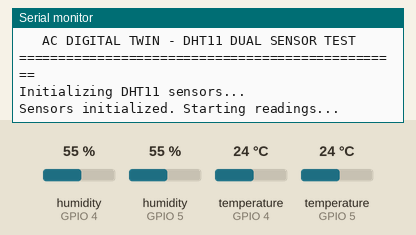
Bench run of a sketch on a simulated ESP32. On the bench: the last lines printed to the serial monitor. Inputs (shaded band) come from the test bench; at power-on: humidity (sensors on GPIO 4, GPIO 5) 55 %, temperature (sensors on GPIO 4, GPIO 5) 24 °C.

Above: at 2.2 s.
2.3 s: humidity (sensor on GPIO 4) set to 22 %
At 3.7 s:
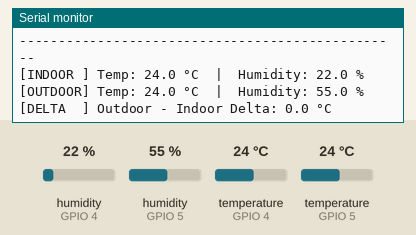
5.3 s: humidity (sensor on GPIO 5) set to 22 %
At 8.0 s:
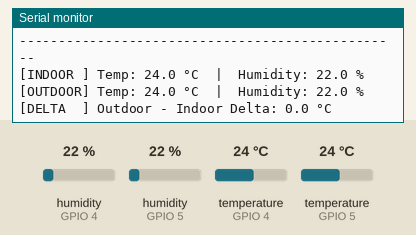
8.3 s: temperature (sensor on GPIO 4) set to 12 °C
At 10.6 s:
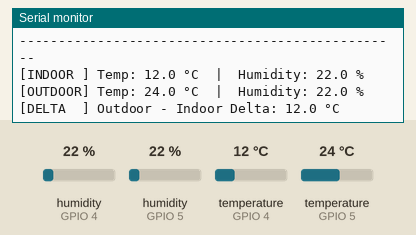
11.3 s: temperature (sensor on GPIO 5) set to 12 °C
At 14.0 s:
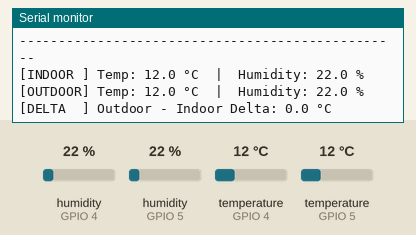
14.3 s: humidity (sensor on GPIO 4) set to 40 %
At 16.3 s:
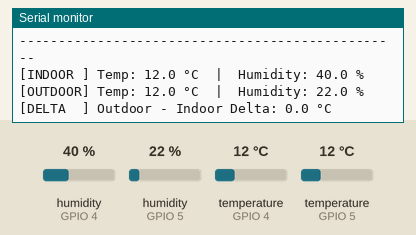
17.3 s: humidity (sensor on GPIO 5) set to 40 %
At 19.7 s:
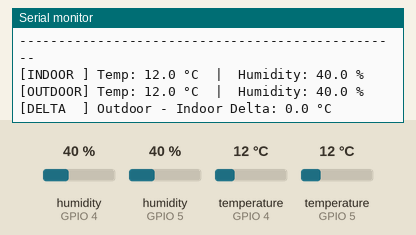
Timing chart, 0 to 21.2 s (numbered marks = the images above; inputs shaded):
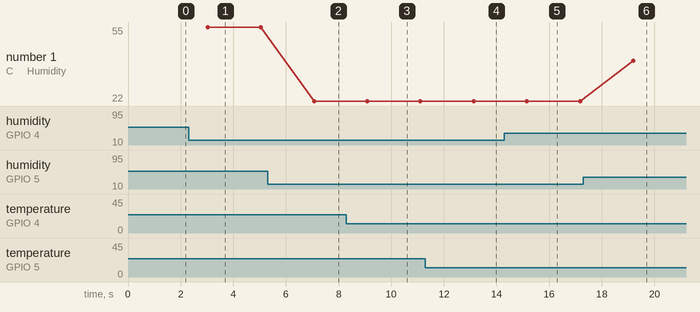

The sketch:

01_test_dht11.ino
```cpp
/*
 * =====================================================================================
 * PROJECT: Digital Twin for Predictive Maintenance of Air Conditioner
 * MODULE : Step 1.1 - DHT11 Dual Sensor Test (Indoor & Outdoor)
 * =====================================================================================
 * WIRING:
 *   DHT11 #1 (Indoor):
 *     - VCC  -> ESP32 3.3V (or 5V for module with built-in regulator)
 *     - GND  -> ESP32 GND
 *     - DATA -> ESP32 GPIO 4 (D4)
 *
 *   DHT11 #2 (Outdoor):
 *     - VCC  -> ESP32 3.3V (or 5V for module with built-in regulator)
 *     - GND  -> ESP32 GND
 *     - DATA -> ESP32 GPIO 5 (D5)
 *
 * REQUIRED ARDUINO LIBRARIES:
 *   1. "DHT sensor library" by Adafruit
 *   2. "Adafruit Unified Sensor" by Adafruit
 * =====================================================================================
 */

#include "DHT.h"

#define DHTPIN_INDOOR   4     // GPIO 4 connected to Indoor DHT11
#define DHTPIN_OUTDOOR  5     // GPIO 5 connected to Outdoor DHT11
#define DHTTYPE         DHT22 // Sensor Type

DHT dhtIndoor(DHTPIN_INDOOR, DHTTYPE);
DHT dhtOutdoor(DHTPIN_OUTDOOR, DHTTYPE);

void setup() {
  Serial.begin(115200);
  delay(1000);

  Serial.println("=================================================");
  Serial.println("   AC DIGITAL TWIN - DHT11 DUAL SENSOR TEST      ");
  Serial.println("=================================================");
  Serial.println("Initializing DHT11 sensors...");

  dhtIndoor.begin();
  dhtOutdoor.begin();

  Serial.println("Sensors initialized. Starting readings...\n");
}

void loop() {
  // DHT11 requires at least 1.5 - 2 seconds between readings
  delay(2000);

  float indoorTemp = dhtIndoor.readTemperature();
  float indoorHum  = dhtIndoor.readHumidity();

  float outdoorTemp = dhtOutdoor.readTemperature();
  float outdoorHum  = dhtOutdoor.readHumidity();

  Serial.println("-------------------------------------------------");

  // Validate Indoor Readings
  if (isnan(indoorTemp) || isnan(indoorHum)) {
    Serial.println("[ERROR] Failed to read from Indoor DHT11 on GPIO 4!");
    Serial.println("        Troubleshoot: Check VCC, GND, and DATA pin connection.");
  } else {
    Serial.print("[INDOOR ] Temp: ");
    Serial.print(indoorTemp, 1);
    Serial.print(" °C  |  Humidity: ");
    Serial.print(indoorHum, 1);
    Serial.println(" %");
  }

  // Validate Outdoor Readings
  if (isnan(outdoorTemp) || isnan(outdoorHum)) {
    Serial.println("[ERROR] Failed to read from Outdoor DHT11 on GPIO 5!");
    Serial.println("        Troubleshoot: Check VCC, GND, and DATA pin connection.");
  } else {
    Serial.print("[OUTDOOR] Temp: ");
    Serial.print(outdoorTemp, 1);
    Serial.print(" °C  |  Humidity: ");
    Serial.print(outdoorHum, 1);
    Serial.println(" %");
  }

  // Cooling Temperature Delta (Outdoor - Indoor)
  if (!isnan(indoorTemp) && !isnan(outdoorTemp)) {
    float tempDelta = outdoorTemp - indoorTemp;
    Serial.print("[DELTA  ] Outdoor - Indoor Delta: ");
    Serial.print(tempDelta, 1);
    Serial.println(" °C");
  }
}
```

Measured:
- after the input at 2.3 s, the serial monitor: prints a new line after 0.72 s (image 1)
- after the input at 5.3 s, the serial monitor: prints a new line after 1.8 s (image 2)
- after the input at 8.3 s, the serial monitor: prints a new line after 0.79 s (image 3)
- after the input at 11.3 s, the serial monitor: prints a new line after 1.8 s (image 4)
- after the input at 14.3 s, the serial monitor: prints a new line after 0.85 s (image 5)
- after the input at 17.3 s, the serial monitor: prints a new line after 1.9 s (image 6)
